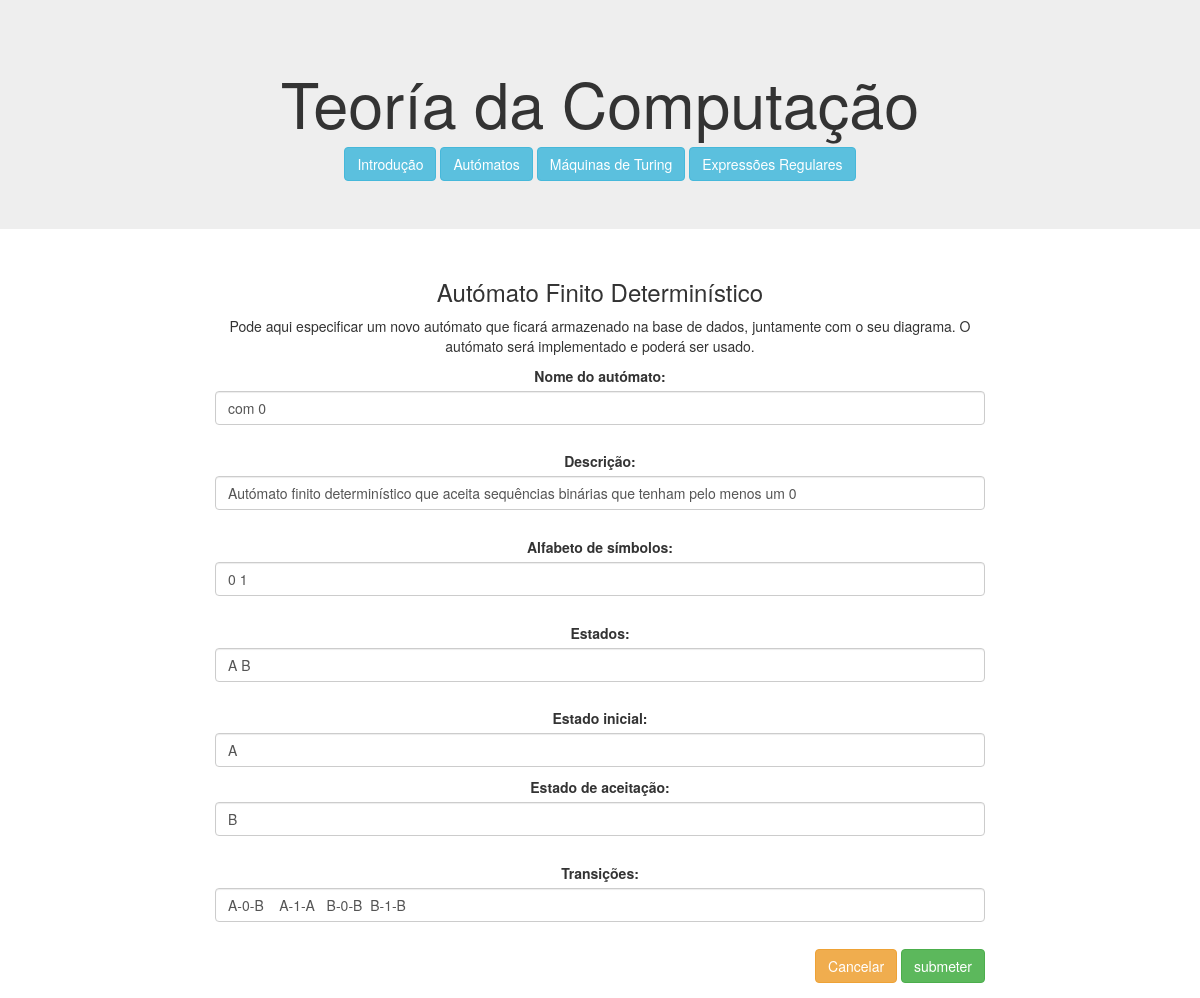
The page /edita_automato/48/ on the database its author committed.
### computacao/models.py (models this page shows, shortened)
class Automato(models.Model):
    nome = models.CharField(max_length=100)
    descricao = models.CharField(max_length=100)
    alfabeto = models.CharField(max_length=100)
    estados = models.CharField(max_length=100)
    estadoInicial = models.CharField(max_length=100)
    estadosDeAceitacao = models.CharField(max_length=100)
    dicionarioTransicao = models.CharField(max_length=1000)
    diagrama = models.CharField(max_length=100)

### computacao/views.py (the view)
# urls.py: path('edita_automato/<int:automato_id>/', views.edita_automato, name='edita_automato'),
def edita_automato(request, automato_id):
    instance = Automato.objects.get(id=automato_id)
    form = AutomatoForm(request.POST or None, instance=instance)
    if form.is_valid():
        a = form.save()
        a.desenha_diagrama()
        a.save()
        return HttpResponseRedirect(reverse('computacao:automatos'))
    context = {'form': form, 'automato_id':automato_id}
    return render(request, 'computacao/edita_automato.html', context)

### computacao/templates/computacao/edita_automato.html (shortened to what this page needs)
{% extends 'computacao/layout.html' %}
{% block main %}
    <main class="col-sm-12">
        <h3>Autómato Finito Determinístico</h3>
        <p>Pode aqui especificar um novo autómato que ficará armazenado na base de dados, juntamente com o seu diagrama.
            O autómato será implementado e poderá ser usado.</p>
        <form class="form-group" action="{% url 'computacao:edita_automato' automato_id %}" method="POST">
            {{ form.as_p }}
            <div class="text-right">
                <a href="{% url 'computacao:automatos' %}" role="button" class="btn btn-warning">Cancelar</a>
                <input type="submit" class="btn btn-success" value="submeter">
            </div>
        </form>
    </main>
{% endblock %}

### computacao/static/computacao/style.css (style rules this page uses)
.form-control { display:inline-block; }

### rows shown on the page
Automato: nome "com 0", descricao "Autómato finito determinístico que aceita sequências binárias que tenham pelo menos um 0", alfabeto "0 1", estados "A B", estadoInicial "A", estadosDeAceitacao "B", dicionarioTransicao "A-0-B A-1-A B-0-B B-1-B"
